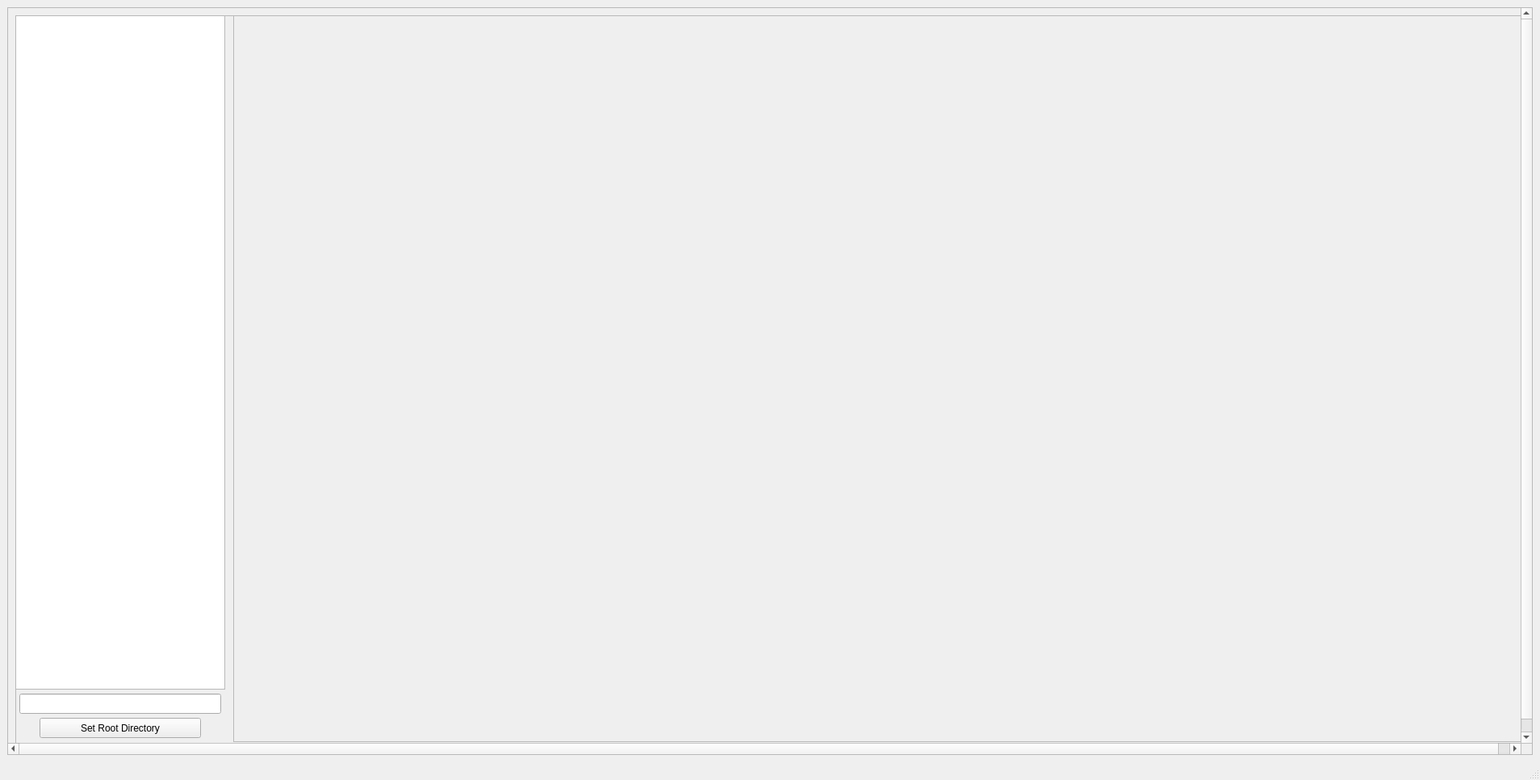
<?xml version="1.0" encoding="UTF-8"?>
<ui version="4.0">
 <class>MainWindow</class>
 <widget class="QMainWindow" name="MainWindow">
  <property name="geometry">
   <rect>
    <x>0</x>
    <y>0</y>
    <width>1908</width>
    <height>966</height>
   </rect>
  </property>
  <property name="windowTitle">
   <string>Analysis UI</string>
  </property>
  <property name="windowIcon">
   <iconset>
    <normaloff>graph_icon.png</normaloff>graph_icon.png</iconset>
  </property>
  <widget class="QWidget" name="centralwidget">
   <layout class="QVBoxLayout" name="verticalLayout_2">
    <item>
     <widget class="QScrollArea" name="scrollArea">
      <property name="widgetResizable">
       <bool>true</bool>
      </property>
      <widget class="QWidget" name="scrollAreaWidgetContents">
       <property name="geometry">
        <rect>
         <x>0</x>
         <y>0</y>
         <width>1888</width>
         <height>926</height>
        </rect>
       </property>
       <layout class="QVBoxLayout" name="verticalLayout">
        <item>
         <widget class="QFrame" name="ScrollAreaFrame">
          <property name="minimumSize">
           <size>
            <width>1870</width>
            <height>908</height>
           </size>
          </property>
          <property name="frameShape">
           <enum>QFrame::StyledPanel</enum>
          </property>
          <property name="frameShadow">
           <enum>QFrame::Raised</enum>
          </property>
          <widget class="QListWidget" name="AllTestFolders">
           <property name="geometry">
            <rect>
             <x>0</x>
             <y>0</y>
             <width>260</width>
             <height>835</height>
            </rect>
           </property>
          </widget>
          <widget class="QFrame" name="graphframe">
           <property name="geometry">
            <rect>
             <x>270</x>
             <y>0</y>
             <width>1600</width>
             <height>900</height>
            </rect>
           </property>
           <property name="frameShape">
            <enum>QFrame::StyledPanel</enum>
           </property>
           <property name="frameShadow">
            <enum>QFrame::Raised</enum>
           </property>
          </widget>
          <widget class="QLineEdit" name="rootdir">
           <property name="geometry">
            <rect>
             <x>5</x>
             <y>840</y>
             <width>250</width>
             <height>25</height>
            </rect>
           </property>
           <property name="readOnly">
            <bool>true</bool>
           </property>
          </widget>
          <widget class="QPushButton" name="setrootdir">
           <property name="geometry">
            <rect>
             <x>30</x>
             <y>870</y>
             <width>200</width>
             <height>25</height>
            </rect>
           </property>
           <property name="text">
            <string>Set Root Directory</string>
           </property>
          </widget>
         </widget>
        </item>
       </layout>
      </widget>
     </widget>
    </item>
   </layout>
  </widget>
  <widget class="QStatusBar" name="statusbar"/>
 </widget>
 <resources/>
 <connections/>
</ui>
